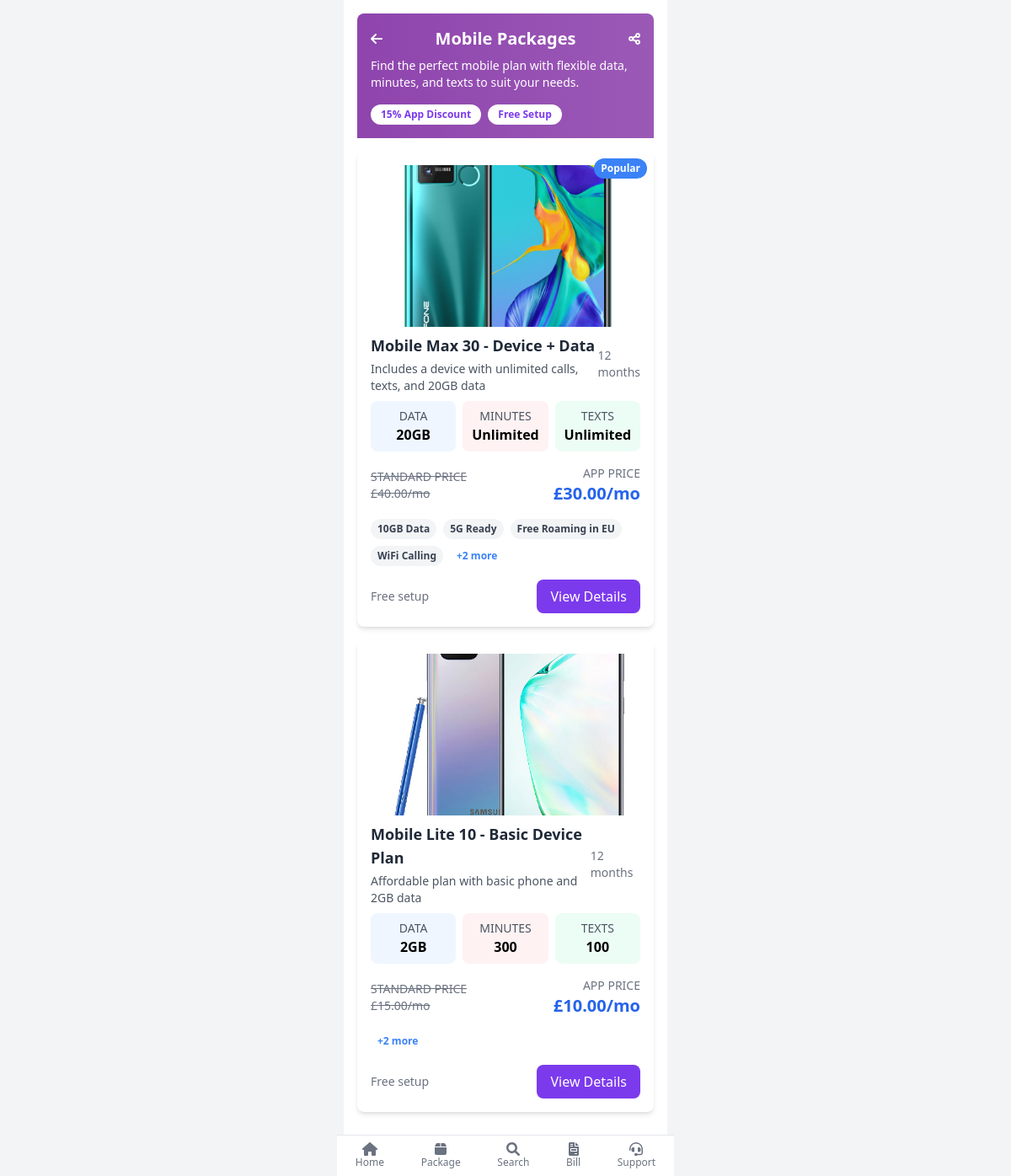
The page /mobile.php on the database its author committed.
### tables this page shows
CREATE TABLE `package` (
  `PackageID` int(11) NOT NULL,
  `PackageName` varchar(255) NOT NULL,
  `Description` text DEFAULT NULL,
  `Type` enum('Mobile','Broadband','Tablet','Custom') NOT NULL,
  `Price` decimal(10,2) NOT NULL,
  `FreeMinutes` int(11) DEFAULT 0,
  `FreeSMS` int(11) DEFAULT 0,
  `FreeGB` float DEFAULT 0,
  `old_price` int(11) NOT NULL,
  `Contract` varchar(255) DEFAULT NULL,
  `IsPopular` tinyint(1) DEFAULT 0,
  `DownloadSpeed` int(11) DEFAULT NULL,
  `UploadSpeed` int(11) DEFAULT NULL,
  `SetupFee` decimal(10,2) DEFAULT NULL,
  `Brand` varchar(100) DEFAULT NULL,
  `Rating` float DEFAULT NULL,
  `UpfrontCost` decimal(11,0) NOT NULL,
  `img` varchar(255) DEFAULT NULL
);

### mobile.php (called while the page is built, shortened)
<?php
include './Include/database.php';
include './models/Package.php';
include './models/MobileFeature.php';
$package = new Package($pdo);
$mobilePackages = $package->readByType('Mobile');
$mobileFeature = new MobileFeature($pdo);
include './templates/mobile.html.php';
$page_content = ob_get_clean();
include './layout-mobile.html.php';

### models/Package.php (called while the page is built, shortened)
<?php
class Package {
    private $conn;
    private $table_name = "package";
    public function __construct($db) {
        $this->conn = $db;
    }
    public function readByType($type) {
        $query = "SELECT * FROM " . $this->table_name . " WHERE Type = ?";
        $stmt = $this->conn->prepare($query);
        $stmt->bindParam(1, $type);
        $stmt->execute();
        return $stmt;
    }
}
?>

### models/MobileFeature.php (called while the page is built, shortened)
<?php
class MobileFeature {
    private $conn;
    private $table_name = "mobile_features";
    public function __construct($db) {
        $this->conn = $db;
    }
    public function getFeaturesByPackageId($packageId) {
        $query = "SELECT Feature FROM " . $this->table_name . " WHERE PackageID = :packageId";
        $stmt = $this->conn->prepare($query);
        $stmt->execute(['packageId' => $packageId]);
        return $stmt->FetchAll(PDO::FETCH_COLUMN);
    }
}
?>

### templates/mobile.html.php (the view)
<div class="p-4">
    <div class="gradient-purple text-white p-4 rounded-t-lg">
        <div class="flex justify-between items-center">
            <a href="packages.php">
                <i class="fas fa-arrow-left text-white"></i>
            </a>
            <h1 class="text-xl font-bold">Mobile Packages</h1>
            <i class="fas fa-share-alt text-white"></i>
        </div>
        <p class="mt-2 text-sm">Find the perfect mobile plan with flexible data, minutes, and texts to suit your needs.</p>
        <div class="flex space-x-2 mt-4">
            <span class="bg-white text-purple-600 text-xs font-semibold px-3 py-1 rounded-full">15% App Discount</span>
            <span class="bg-white text-purple-600 text-xs font-semibold px-3 py-1 rounded-full">Free Setup</span>
        </div>
    </div>
    <div class="mt-4 space-y-4">
        <?php while ($row = $mobilePackages->fetch(PDO::FETCH_ASSOC)): ?>
            <?php
            $features = $mobileFeature->getFeaturesByPackageId($row['PackageID']);
            $isPopular = $row['IsPopular'] == 1;
            ?>
            <div class="bg-white p-4 rounded-lg shadow-md relative">
                <?php if (!empty($row['img'])): ?>
                    <img src="<?= htmlspecialchars($row['img']) ?>" alt="abc" class="w-full h-48 object-cover rounded-t-lg">
                <?php endif; ?>
                <?php if ($isPopular): ?>
                    <span class="absolute top-2 right-2 bg-blue-500 text-white text-xs font-semibold px-2 py-1 rounded-full">Popular</span>
                <?php endif; ?>
                <div class="flex justify-between items-center mt-2">
                    <div>
                        <h2 class="text-lg font-semibold text-gray-800"><?= htmlspecialchars($row['PackageName']) ?></h2>
                        <p class="text-sm text-gray-600 mt-1"><?= htmlspecialchars($row['Description']) ?: 'No description available.' ?></p>
                    </div>
                    <span class="text-sm text-gray-500"><?= htmlspecialchars($row['Contract']) ?></span>
                </div>
                <div class="grid grid-cols-3 gap-2 mt-2">
                    <div class="bg-blue-50 p-2 rounded-lg text-center">
                        <p class="text-sm text-gray-600">DATA</p>
                        <p class="text-base font-semibold"><?= in_array('Unlimited Data', $features) ? 'Unlimited' : htmlspecialchars($row['FreeGB']) . 'GB' ?></p>
                    </div>
                    <div class="bg-red-50 p-2 rounded-lg text-center">
                        <p class="text-sm text-gray-600">MINUTES</p>
                        <p class="text-base font-semibold"><?= in_array('Unlimited Minutes', $features) ? 'Unlimited' : htmlspecialchars($row['FreeMinutes']) ?></p>
                    </div>
                    <div class="bg-green-50 p-2 rounded-lg text-center">
                        <p class="text-sm text-gray-600">TEXTS</p>
                        <p class="text-base font-semibold"><?= in_array('Unlimited Texts', $features) ? 'Unlimited' : htmlspecialchars($row['FreeSMS']) ?></p>
                    </div>
                </div>
                <div class="flex justify-between items-center mt-4">
                    <div>
                        <p class="text-sm text-gray-500 line-through">STANDARD PRICE<br>£<?= number_format($row['old_price'], 2) ?>/mo</p>
                    </div>
                    <div class="text-right">
                        <p class="text-sm text-gray-500">APP PRICE</p>
                        <p class="text-xl font-bold text-blue-600">£<?= number_format($row['Price'], 2) ?>/mo</p>
                    </div>
                </div>
                <div class="flex flex-wrap gap-2 mt-4">
                    <?php foreach ($features as $feature): ?>
                        <?php if (!in_array($feature, ['Unlimited Data', 'Unlimited Minutes', 'Unlimited Texts'])): ?>
                            <span class="bg-gray-100 text-gray-700 text-xs font-semibold px-2 py-1 rounded-full"><?= htmlspecialchars($feature) ?></span>
                        <?php endif; ?>
                    <?php endforeach; ?>
                    <a href="#" class="text-blue-500 text-xs font-semibold px-2 py-1">+2 more</a>
                </div>
                <div class="flex justify-between items-center mt-4">
                    <p class="text-sm text-gray-500">Free setup</p>
                    <a href="package-details.php?id=<?= $row['PackageID'] ?>" class="bg-purple-600 text-white px-4 py-2 rounded-lg flex items-center">
                        View Details
                    </a>
                </div>
            </div>
        <?php endwhile; ?>
    </div>
</div>

### layout-mobile.html.php (shortened to what this page needs)
<!DOCTYPE html>
<html lang="en">
<head>
    <link href="https://cdn.jsdelivr.net/npm/tailwindcss@2.2.19/dist/tailwind.min.css" rel="stylesheet">
</head>
<body class="bg-gray-100">
    <div class="main-container max-w-sm mx-auto bg-white">
        <div class="content">
            <?= $page_content ?>
        </div>
        <nav class="bottom-nav">
            <div class="flex justify-around">
            <a href="homepages.php" class="flex flex-col items-center p-2 text-gray-500" onclick="highlightNav(this)">
                <i class="fas fa-home"></i>
                <span class="text-xs">Home</span>
            </a>
            <a href="packages.php" class="flex flex-col items-center p-2 text-gray-500" onclick="highlightNav(this)">
                <i class="fas fa-box"></i>
                <span class="text-xs">Package</span>
            </a>
            <a href="search.php" class="flex flex-col items-center p-2 text-gray-500" onclick="highlightNav(this)">
                <i class="fas fa-search"></i>
                <span class="text-xs">Search</span>
            </a>
            <a href="bill.php" class="flex flex-col items-center p-2 text-gray-500" onclick="highlightNav(this)">
                <i class="fas fa-file-invoice"></i>
                <span class="text-xs">Bill</span>
            </a>
            <a href="enquiry.php" class="flex flex-col items-center p-2 text-gray-500" onclick="highlightNav(this)">
                <i class="fas fa-headset"></i>
                <span class="text-xs">Support</span>
            </a>
            </div>
        </nav>
    </div>
</body>
</html>

### layout-mobile.html.php (style rules this page uses)
.gradient-purple { background: linear-gradient(90deg, #8e44ad 0%, #9b59b6 100%); }
html, body { height: 100%; margin: 0; }
.main-container { min-height: 100vh; display: flex; flex-direction: column; justify-content: space-between; }
.content { flex: 1; padding-bottom: 60px; }
.bottom-nav { position: fixed; bottom: 0; left: 50%; transform: translateX(-50%); width: 100%; max-width: 400px; background: white; border-top: 1px solid #e5e7eb; }

### rows shown on the page
package: img (picture), IsPopular "Popular", PackageName "Mobile Max 30 - Device + Data", Description "Includes a device with unlimited calls, texts, and 20GB data", Contract "12 months", FreeGB "20", shows "Unlimited", old_price "40.00", Price "30.00", feature "10GB Data", feature "5G Ready", feature "Free Roaming in EU", feature "WiFi Calling"
package: img (picture), PackageName "Mobile Lite 10 - Basic Device Plan", Description "Affordable plan with basic phone and 2GB data", Contract "12 months", FreeGB "2", FreeMinutes "300", FreeSMS "100", old_price "15.00", Price "10.00"
